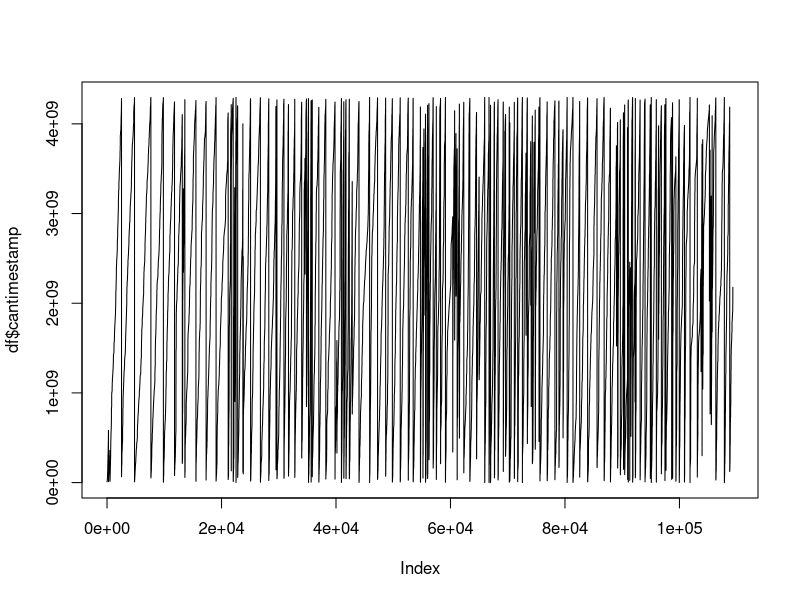
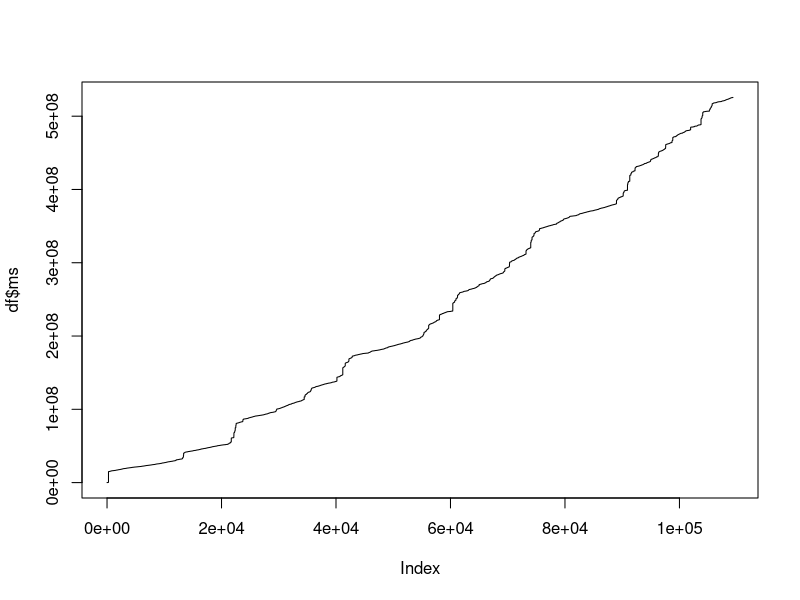
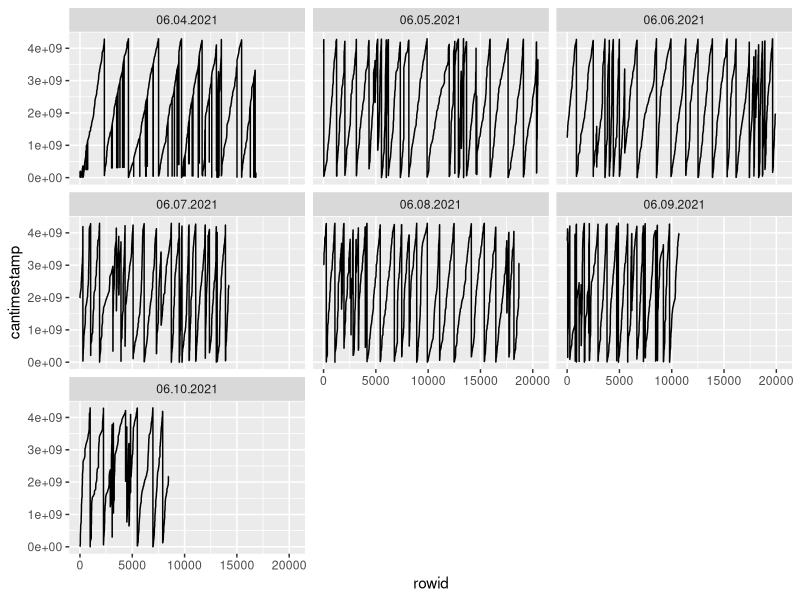
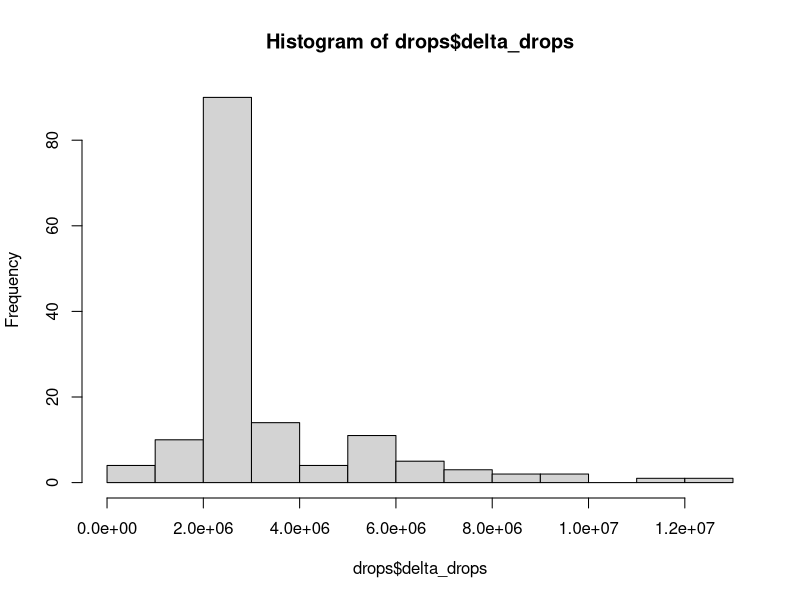
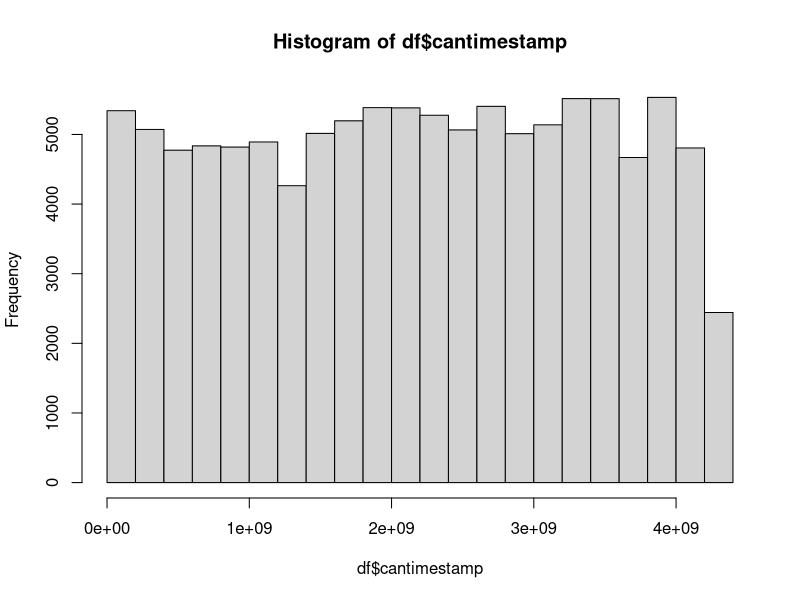

Source code (R) for these figures, in order: (Note: this script raises an error after producing the figures.)
## ---- chunk 1
library(tidyverse)

## ---- chunk 2
df1 <- read_csv2("raw_data/Tracking/rawdata20210604.csv")
df2 <- read_csv2("raw_data/Tracking/rawdata20210605.csv")
df3 <- read_csv2("raw_data/Tracking/rawdata20210606.csv")
df4 <- read_csv2("raw_data/Tracking/rawdata20210607.csv")
df5 <- read_csv2("raw_data/Tracking/rawdata20210608.csv")
df6 <- read_csv2("raw_data/Tracking/rawdata20210609.csv")
df7 <- read_csv2("raw_data/Tracking/rawdata20210610.csv")
## ---- chunk 3
df <- rbind(df1, df2, df3, df4, df5, df6, df7)

df$data <- as.character(df$data)

df
## ---- chunk 4
df$date <- format(as.POSIXct(df$datetimestamp,format="%d.%m.%Y %H:%M:%S:%OS"),"%m.%d.%Y")
  
df$time <- sub("^\\S+\\s+", '', df$datetimestamp)

xx <- strsplit(df$time, split=":")

#xx
xxx <- matrix(unlist(xx), ncol = 4, byrow = TRUE)
#xxx[,1]
#xxx[,2]
#xxx[,3]
#as.numeric(xxx[,4])

df$ms<-
  (3600000 * as.numeric(xxx[,1])) +
(60000 * as.numeric(xxx[,2])) +
(1000 * as.numeric(xxx[,3])) +
(1 * as.numeric(xxx[,4]))
## ---- chunk 5
day_1 <- df %>% filter(date == "06.04.2021")

  day_1$ms <- as.numeric(unlist(day_1$ms)) - 40089792

day_2 <- df %>% filter(date == "06.05.2021")

  day_2$ms <- (as.numeric(unlist(day_2$ms)) + (8.64e+7 * 1)) - 40089792

day_3 <- df %>% filter(date == "06.06.2021")

  day_3$ms <- (as.numeric(unlist(day_3$ms)) + (8.64e+7 * 2)) - 40089792

day_4 <- df %>% filter(date == "06.07.2021")

  day_4$ms <- (as.numeric(unlist(day_4$ms)) + (8.64e+7 * 3)) - 40089792

day_5 <- df %>% filter(date == "06.08.2021")

  day_5$ms <- (as.numeric(unlist(day_5$ms)) + (8.64e+7 * 4)) - 40089792
  
day_6 <- df %>% filter(date == "06.09.2021")

  day_6$ms <- (as.numeric(unlist(day_6$ms)) + (8.64e+7 * 5)) - 40089792

day_7 <- df %>% filter(date == "06.10.2021")

  day_7$ms <- (as.numeric(unlist(day_7$ms)) + (8.64e+7 * 6)) - 40089792

df <- rbind(day_1, day_2, day_3, day_4, day_5, day_6, day_7)

df$ms <- as.character(df$ms)

as.data.frame(df[37200:37300, ])
## ---- chunk 6
plot(df$cantimestamp, type = "l")
plot(df$ms, type = "l")

## ---- chunk 7
head(df)
df %>% 
  group_by(date) %>%
  arrange(ms) %>%
  mutate(rowid=row_number()) %>%
  ggplot(., aes(x=rowid, y=cantimestamp)) +
  geom_line() +
  facet_wrap(~date)
## ---- chunk 8
which(lead(df$cantimestamp)<df$cantimestamp) + 1 

drops <- df$ms[which(lead(df$cantimestamp)<df$cantimestamp) + 1 ]

drops <- as.data.frame(as.numeric(drops))
colnames(drops) <- c("delta_drops")

drops <- tail(drops, -1) - head(drops, -1)

drops

table(drops)

hist(drops$delta_drops)

hist(df$cantimestamp)
## ---- chunk 9
tube_errors <- function(df, pair1=c(1,2), pair2=c(3,4)){
  
  ids <- c(pair1,pair2)
  codes <- c("3","19", "17", "9")
  
  x <- codes[match(df$deviceid, ids)]
  
  row.inds <-
    c(intersect(which(x == "3"),which(lead(x) == "19" | lag(x) == "19")),
      intersect(which(x == "17"),which(lead(x) == "9" | lag(x) == "9"))
       )
  
  df$error <- FALSE
  df[row.inds,"error"]<-TRUE
  
  return(df)
  }

df <- as.data.frame(tube_errors(df, pair1 = c(3,19), pair2 = c(17,9)))

filter(df, error==TRUE)

## ---- chunk 10
df$row <- 1:nrow(df)


# 
# Match <- function(row) {
#   subset(df, deviceid == row$deviceid & 
#                 antennaID == row$antennaID &
#                 ms > row$ms &
#                 is.na(data))[1, "ms"]
# }
# 
# 
# 
# 
# f <- function(x) df[c(sapply(1:nrow(x), function(i) c(x$ms[i], Match(x[i, ])))), ]
# lapply(split(df, df$data), f)

ddf <- df[1:100,c('ms','deviceid','antennaID','data')]
colnames(ddf)<- c('time', 'device', 'antenna',   'ID')

ddf$time <- as.integer(ddf$time)

head(ddf)

Match <- function(row) {
  subset(df, device == row$device & 
                antenna == row$antenna &
                time > row$time &
                is.na(ID))[1, "time"]
}

f <- function(x) ddf[c(sapply(1:nrow(x), function(i) c(x$time[i], Match(x[i, ])))), ]


lapply(split(ddf, ddf$ID), f)


